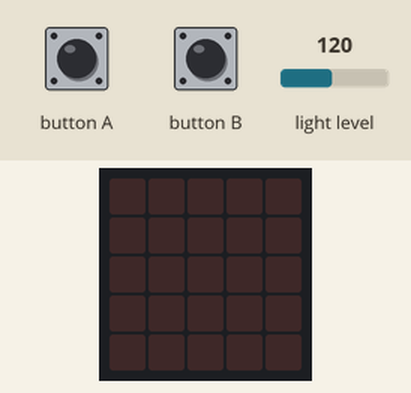
This program was run on a simulated BBC micro:bit (MakeCode). Parts: the board's 5×5 LED display. The inputs (shaded band) are chosen by the test bench; at power-on: light level 120.

Above: at 1.2 s.
1.3 s: button A pressed for 0.15 s
At 2.3 s:
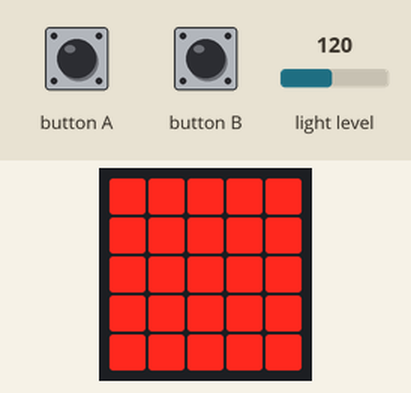
2.9 s: button B pressed for 0.15 s
At 3.5 s:
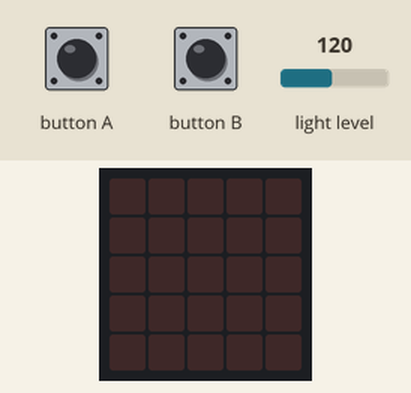
Timing chart, 0 to 5.9 s (numbered marks = the images above; inputs shaded):
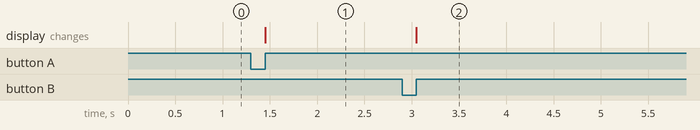

The program:

main.ts
```typescript
input.onButtonPressed(Button.A, function () {
    if (input.lightLevel() < 175) {
        led.enable(true)
        basic.showLeds(`
            # # # # #
            # # # # #
            # # # # #
            # # # # #
            # # # # #
            `)
    }
})
input.onButtonPressed(Button.B, function () {
    basic.clearScreen()
})
```

test.ts
```typescript
// aquí va el archivo "tests"; esto no se compilará cuando este paquete se utilice como una extensión.
```

Measured:
- after the input at 1.3 s, the display: changes after 0.15 s (image 1)
- after the input at 2.9 s, the display: changes after 0.15 s (image 2)
